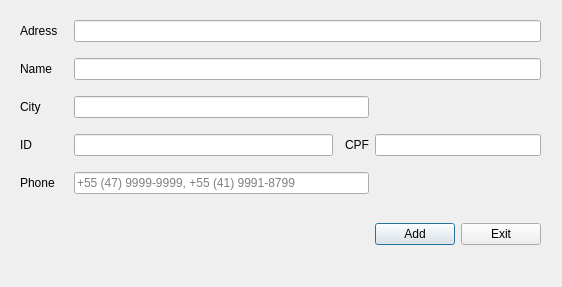
<?xml version="1.0" encoding="UTF-8"?>
<ui version="4.0">
 <class>Client_Add</class>
 <widget class="QDialog" name="Client_Add">
  <property name="enabled">
   <bool>true</bool>
  </property>
  <property name="geometry">
   <rect>
    <x>0</x>
    <y>0</y>
    <width>562</width>
    <height>287</height>
   </rect>
  </property>
  <property name="sizePolicy">
   <sizepolicy hsizetype="Minimum" vsizetype="Minimum">
    <horstretch>0</horstretch>
    <verstretch>0</verstretch>
   </sizepolicy>
  </property>
  <property name="minimumSize">
   <size>
    <width>562</width>
    <height>270</height>
   </size>
  </property>
  <property name="maximumSize">
   <size>
    <width>900</width>
    <height>900</height>
   </size>
  </property>
  <property name="windowTitle">
   <string>Add Client</string>
  </property>
  <widget class="QWidget" name="gridLayoutWidget">
   <property name="geometry">
    <rect>
     <x>20</x>
     <y>10</y>
     <width>521</width>
     <height>261</height>
    </rect>
   </property>
   <layout class="QGridLayout" name="gridLayout_2">
    <item row="1" column="0">
     <widget class="QLabel" name="label_Name">
      <property name="text">
       <string>Name</string>
      </property>
     </widget>
    </item>
    <item row="3" column="3">
     <widget class="QLabel" name="label_CPF">
      <property name="text">
       <string>CPF</string>
      </property>
     </widget>
    </item>
    <item row="0" column="1" colspan="5">
     <widget class="QLineEdit" name="line_Name">
      <property name="text">
       <string/>
      </property>
      <property name="maxLength">
       <number>40</number>
      </property>
      <property name="placeholderText">
       <string/>
      </property>
     </widget>
    </item>
    <item row="3" column="0">
     <widget class="QLabel" name="label_RG">
      <property name="text">
       <string>ID</string>
      </property>
     </widget>
    </item>
    <item row="3" column="4" colspan="2">
     <widget class="QLineEdit" name="line_CPF">
      <property name="text">
       <string/>
      </property>
      <property name="maxLength">
       <number>20</number>
      </property>
     </widget>
    </item>
    <item row="3" column="1">
     <widget class="QLineEdit" name="line_RG">
      <property name="text">
       <string/>
      </property>
      <property name="maxLength">
       <number>15</number>
      </property>
     </widget>
    </item>
    <item row="2" column="0">
     <widget class="QLabel" name="label_City">
      <property name="text">
       <string>City</string>
      </property>
     </widget>
    </item>
    <item row="0" column="0">
     <widget class="QLabel" name="label_Address">
      <property name="text">
       <string>Adress</string>
      </property>
     </widget>
    </item>
    <item row="4" column="0">
     <widget class="QLabel" name="label_Phone">
      <property name="text">
       <string>Phone</string>
      </property>
     </widget>
    </item>
    <item row="2" column="1" colspan="3">
     <widget class="QLineEdit" name="line_City">
      <property name="text">
       <string/>
      </property>
      <property name="maxLength">
       <number>30</number>
      </property>
     </widget>
    </item>
    <item row="4" column="1" colspan="3">
     <widget class="QLineEdit" name="line_Phone">
      <property name="text">
       <string/>
      </property>
      <property name="maxLength">
       <number>40</number>
      </property>
      <property name="placeholderText">
       <string>+55 (47) 9999-9999, +55 (41) 9991-8799</string>
      </property>
     </widget>
    </item>
    <item row="1" column="1" colspan="5">
     <widget class="QLineEdit" name="line_Address">
      <property name="text">
       <string/>
      </property>
      <property name="maxLength">
       <number>50</number>
      </property>
      <property name="placeholderText">
       <string/>
      </property>
     </widget>
    </item>
    <item row="5" column="0">
     <widget class="QLabel" name="lbl_Emoticon">
      <property name="minimumSize">
       <size>
        <width>48</width>
        <height>48</height>
       </size>
      </property>
      <property name="maximumSize">
       <size>
        <width>48</width>
        <height>48</height>
       </size>
      </property>
      <property name="text">
       <string/>
      </property>
     </widget>
    </item>
    <item row="5" column="4">
     <widget class="QPushButton" name="btn_Add">
      <property name="sizePolicy">
       <sizepolicy hsizetype="Fixed" vsizetype="Fixed">
        <horstretch>0</horstretch>
        <verstretch>0</verstretch>
       </sizepolicy>
      </property>
      <property name="text">
       <string>Add</string>
      </property>
     </widget>
    </item>
    <item row="5" column="1" colspan="3">
     <widget class="QLabel" name="lbl_feedback">
      <property name="text">
       <string/>
      </property>
     </widget>
    </item>
    <item row="5" column="5">
     <widget class="QPushButton" name="btn_Exit">
      <property name="sizePolicy">
       <sizepolicy hsizetype="Fixed" vsizetype="Fixed">
        <horstretch>0</horstretch>
        <verstretch>0</verstretch>
       </sizepolicy>
      </property>
      <property name="text">
       <string>Exit</string>
      </property>
     </widget>
    </item>
   </layout>
  </widget>
 </widget>
 <tabstops>
  <tabstop>line_CPF</tabstop>
  <tabstop>line_Phone</tabstop>
 </tabstops>
 <resources/>
 <connections/>
</ui>
